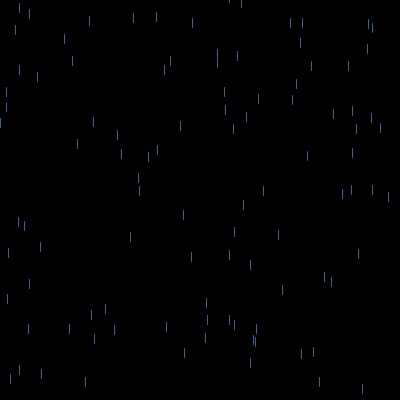
Frame 1 (no input)
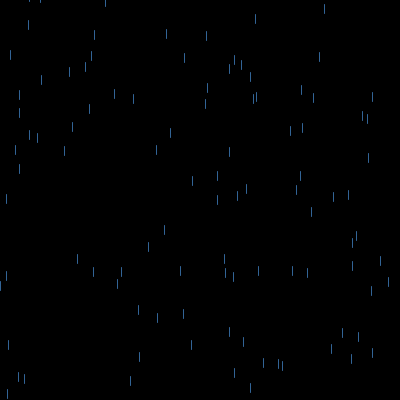
Frame 60 (the mouse pressed at the canvas centre just before this capture)
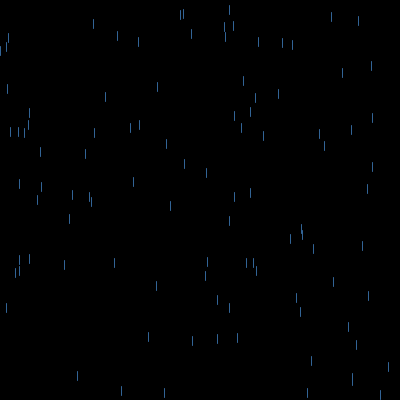
Frame 120 (the mouse held since frame 60 and released just before this capture)

The Processing sketch that drew these frames (run headless with seeded random() and noise(); from frame 60 on, the mouse is pressed at the canvas centre):

// Processing sketch: processing_164744
// ── processing_164744.pde

float[] xCoord = new float[100];
float[] yCoord = new float[100];
float[] rate=new float[100];

void setup() {
  size(400, 400);
  for (int i = 0; i < 100; i++) {
    xCoord[i] = random(width);
    yCoord[i] = random(height);
    rate[i]=random(1, 3);
  }
}

void draw() {
  background(0);
  stroke(50, 100, 150);
  for (int i = 0; i < 100; i++) {
    line(xCoord[i], yCoord[i], xCoord[i], yCoord[i] - 9);
    yCoord[i] +=rate[i];
    if (yCoord[i] >height) {
      yCoord[i] = 0;
    }
  }
}
